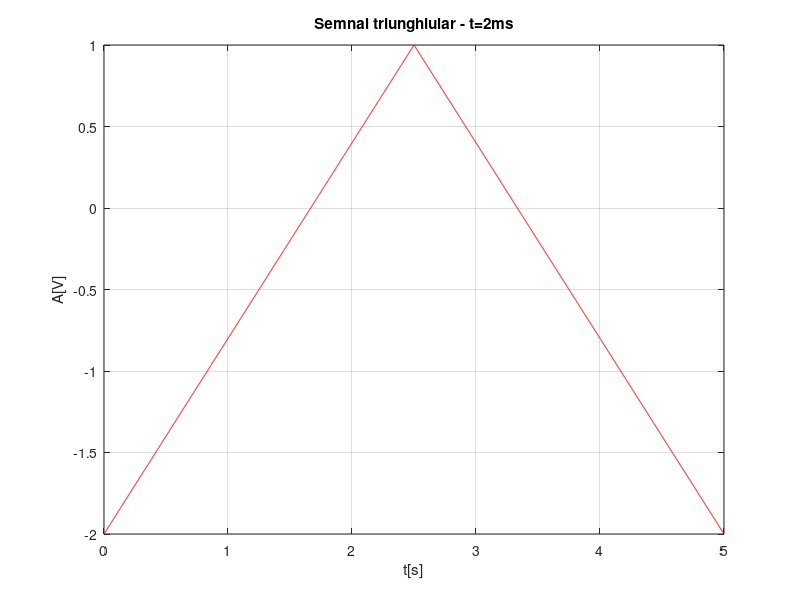
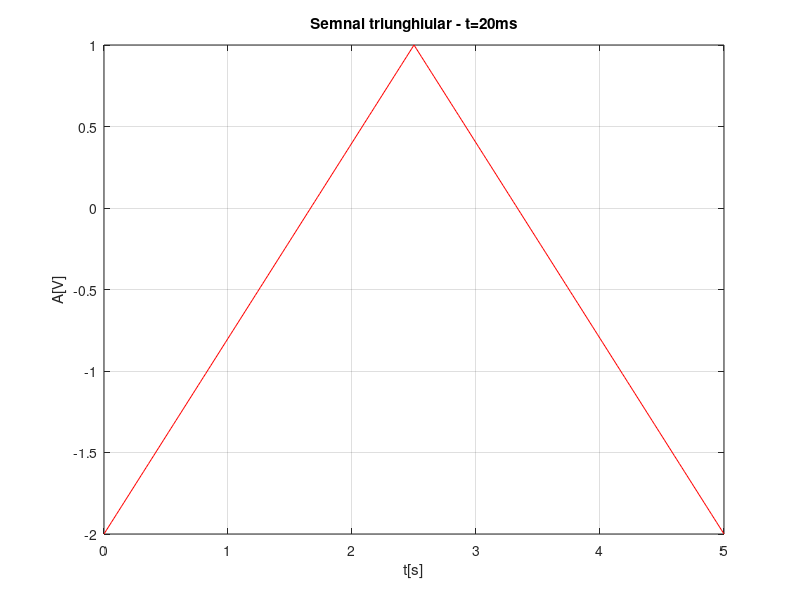
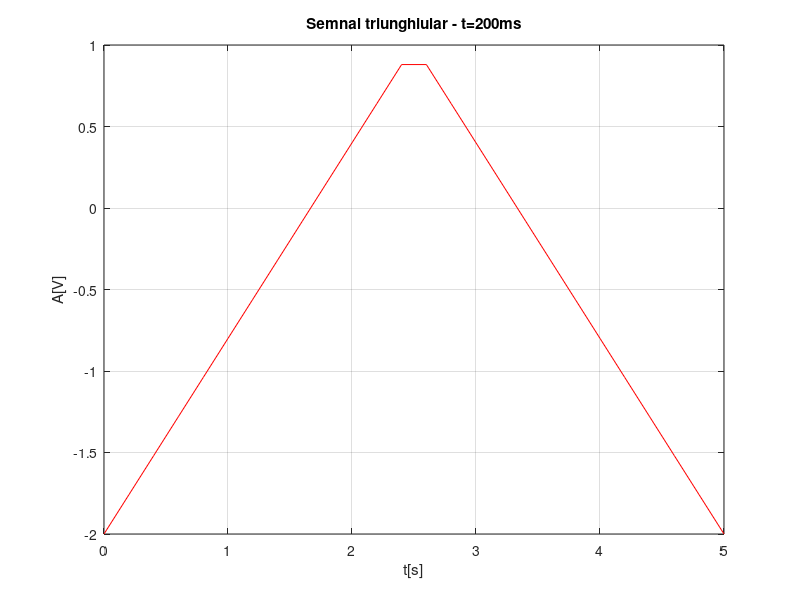

Write MATLAB code to recreate these figures, in order.
% Pentru rezolutie temporara de 2ms.
F=0.2;
t=0:0.002:5;
s=1.5*sawtooth(2*pi*F*t,0.5)-0.5;
figure(1)
plot(t,s,'r')
grid
title('Semnal triunghiular - t=2ms' )
xlabel('t[s]')
ylabel('A[V]')

% Pentru rezolutie temporara de 20ms.
clear t s
t=0:0.02:5;
s=1.5*sawtooth(2*pi*F*t,0.5)-0.5;
figure(2)
plot(t,s,'r')
grid
title('Semnal triunghiular - t=20ms' )
xlabel('t[s]')
ylabel('A[V]')

% Pentru rezolutie temporara de 200ms.
clear t s
t=0:0.2:5;
s=1.5*sawtooth(2*pi*F*t,0.5)-0.5;
figure(3)
plot(t,s,'r')
grid
title('Semnal triunghiular - t=200ms' )
xlabel('t[s]')
ylabel('A[V]')

